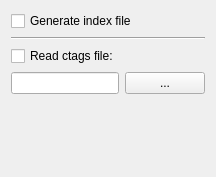
                <widget class="QWidget" name="tabWidgetPage2">
                 <attribute name="title">
                  <string>Index/ctags</string>
                 </attribute>
                 <layout class="QVBoxLayout" name="verticalLayout_6">
                  <item>
                   <widget class="QCheckBox" name="cbHTMLIndex">
                    <property name="toolTip">
                     <string>Generate an index file with hyperlinks to all outputted files.</string>
                    </property>
                    <property name="text">
                     <string>Generate index file</string>
                    </property>
                   </widget>
                  </item>
                  <item>
                   <widget class="Line" name="line_13">
                    <property name="orientation">
                     <enum>Qt::Horizontal</enum>
                    </property>
                   </widget>
                  </item>
                  <item>
                   <widget class="QCheckBox" name="cbHTMLCtags">
                    <property name="sizePolicy">
                     <sizepolicy hsizetype="Minimum" vsizetype="Fixed">
                      <horstretch>0</horstretch>
                      <verstretch>0</verstretch>
                     </sizepolicy>
                    </property>
                    <property name="toolTip">
                     <string>Read a ctags file and add the included metainformation as tooltips.
See ctags.sf.net for details.</string>
                    </property>
                    <property name="text">
                     <string>Read ctags file:</string>
                    </property>
                   </widget>
                  </item>
                  <item>
                   <layout class="QHBoxLayout" name="horizontalLayout_12">
                    <item>
                     <widget class="QLineEdit" name="leHTMLCtagsFile">
                      <property name="sizePolicy">
                       <sizepolicy hsizetype="Expanding" vsizetype="Fixed">
                        <horstretch>0</horstretch>
                        <verstretch>0</verstretch>
                       </sizepolicy>
                      </property>
                      <property name="toolTip">
                       <string>Path of the ctags file.</string>
                      </property>
                     </widget>
                    </item>
                    <item>
                     <widget class="QPushButton" name="pbHTMLChooseTagsFile">
                      <property name="sizePolicy">
                       <sizepolicy hsizetype="Fixed" vsizetype="Fixed">
                        <horstretch>0</horstretch>
                        <verstretch>0</verstretch>
                       </sizepolicy>
                      </property>
                      <property name="toolTip">
                       <string>Choose a ctags file.</string>
                      </property>
                      <property name="text">
                       <string>...</string>
                      </property>
                     </widget>
                    </item>
                   </layout>
                  </item>
                  <item>
                   <spacer name="verticalSpacer_8">
                    <property name="orientation">
                     <enum>Qt::Vertical</enum>
                    </property>
                    <property name="sizeType">
                     <enum>QSizePolicy::Expanding</enum>
                    </property>
                    <property name="sizeHint" stdset="0">
                     <size>
                      <width>20</width>
                      <height>72</height>
                     </size>
                    </property>
                   </spacer>
                  </item>
                 </layout>
                </widget>
